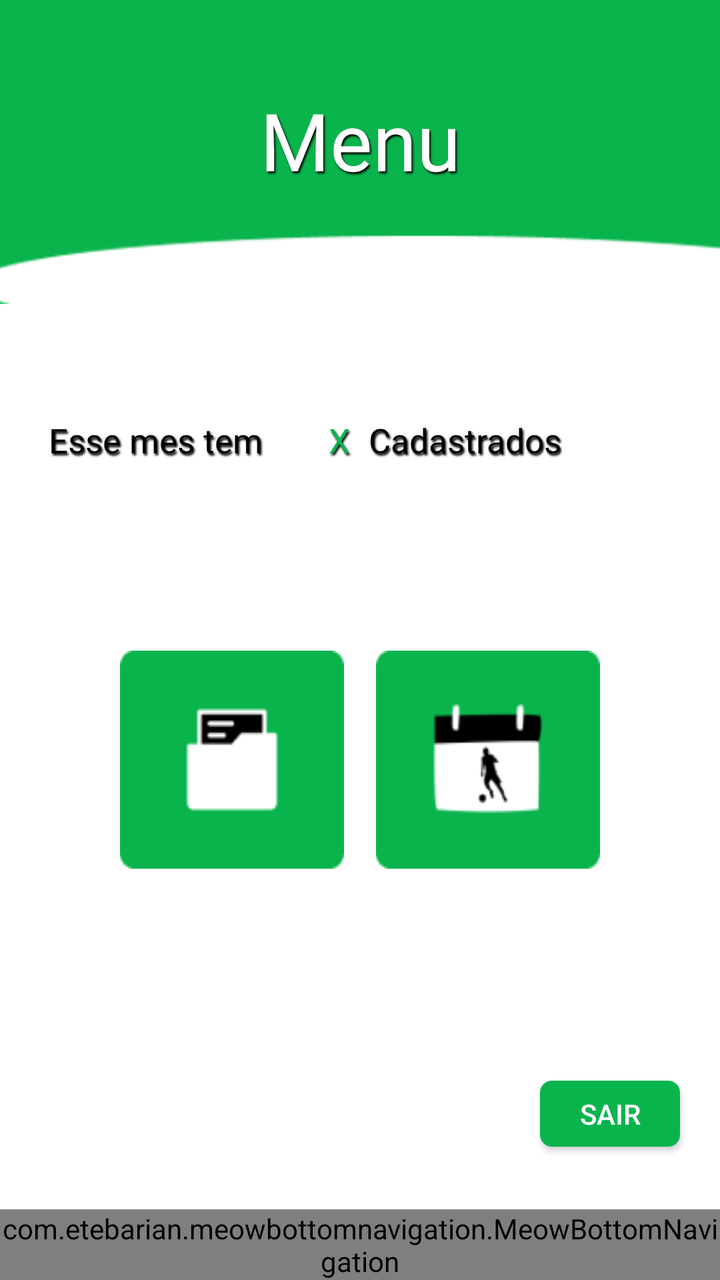
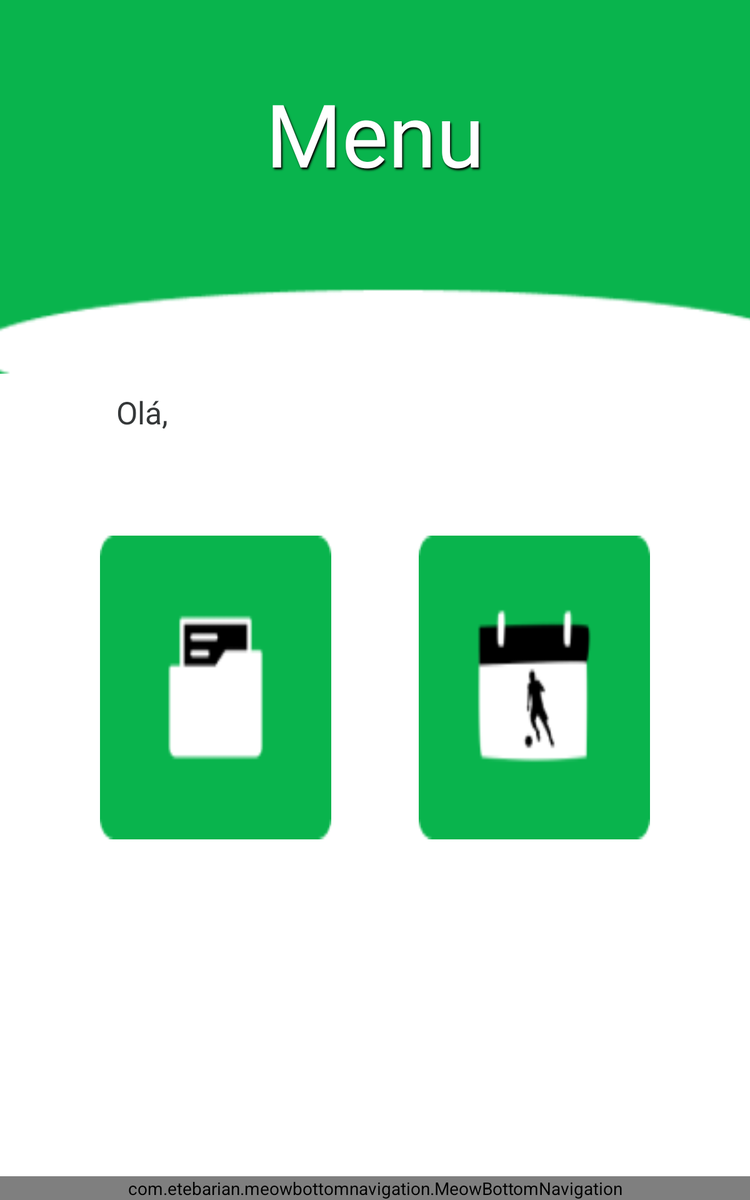

Compare how this app lays out the same screen by default and in its alternative resource folder. The renders come first, then the two layout files and the values they reference.
<!-- AndroidManifest.xml: application theme AppTheme -->
<!-- res/layout/activity_principal.xml -->
<?xml version="1.0" encoding="utf-8"?>
<FrameLayout xmlns:android="http://schemas.android.com/apk/res/android"
    xmlns:app="http://schemas.android.com/apk/res-auto"
    xmlns:tools="http://schemas.android.com/tools"
    android:layout_width="match_parent"
    android:layout_height="match_parent"
    android:background="#FFFFFF"
    tools:context="com.example.CheckTraining1.PrincipalActivity">


    <com.etebarian.meowbottomnavigation.MeowBottomNavigation
        android:id="@+id/bottomNavigation"
        android:layout_width="match_parent"
        android:layout_height="wrap_content"
        android:layout_gravity="bottom"
        app:mbn_backgroundBottomColor="@color/Menucolor"
        app:mbn_circleColor="@color/circleColor"
        app:mbn_countBackgroundColor="@color/countBackgoundColor"
        app:mbn_countTextColor="@color/countTextColor"
        app:mbn_defaultIconColor="@color/defaultIconColor"
        app:mbn_selectedIconColor="#000000"
        >

    </com.etebarian.meowbottomnavigation.MeowBottomNavigation>



    <ImageView
        android:layout_width="112dp"
        android:layout_height="wrap_content"
        android:background="@drawable/cadas"
        android:layout_gravity="center|left"
        android:layout_marginTop="60dp"
        android:layout_marginLeft="60dp"
        />
    <ImageView
        android:layout_width="112dp"
        android:layout_height="wrap_content"
        android:background="@drawable/calend"
        android:layout_marginTop="60dp"
        android:layout_gravity="center|right"
        android:layout_marginRight="60dp"
        />
    <ImageView
        android:layout_width="411dp"
        android:layout_height="152dp"
        android:background="@drawable/cabe"
        app:layout_constraintBottom_toBottomOf="parent"
        app:layout_constraintEnd_toEndOf="parent"
        app:layout_constraintHorizontal_bias="0.0"
        app:layout_constraintStart_toStartOf="parent"
        app:layout_constraintTop_toTopOf="parent"
        app:layout_constraintVertical_bias="0.0"/>

    <TextView
        android:layout_width="206dp"
        android:layout_height="72dp"
        android:fontFamily="@font/coolveticarg"
        android:padding="10dp"
        android:shadowColor="@color/preto"
        android:shadowDx="2"
        android:shadowDy="3"
        android:shadowRadius="2"
        android:text="Menu"
        android:layout_gravity="top|center"
        android:textAlignment="center"
        android:layout_marginTop="100px"
        android:textColor="#FFFFFF"
        android:textSize="40dp"
        app:layout_constraintBottom_toBottomOf="parent"
        app:layout_constraintEnd_toEndOf="parent"
        app:layout_constraintHorizontal_bias="0.497"
        app:layout_constraintStart_toStartOf="parent"
        app:layout_constraintTop_toTopOf="parent"
        app:layout_constraintVertical_bias="0.067" />

    <Button
        android:id="@+id/logout"
        android:layout_width="70dp"
        android:layout_height="33dp"
        android:layout_gravity="bottom|right"
        android:layout_marginBottom="200px"
        android:layout_marginRight="20dp"
        android:background="@drawable/botoes"
        android:text="Sair"
android:textColor="#FFFF"

        app:layout_constraintBottom_toBottomOf="parent"
        app:layout_constraintEnd_toEndOf="parent"
        app:layout_constraintHorizontal_bias="0.948"
        app:layout_constraintStart_toStartOf="parent"
        app:layout_constraintTop_toTopOf="parent"
        app:layout_constraintVertical_bias="0.944" />

    <TextView
    android:id="@+id/textView7"
    android:layout_width="wrap_content"
    android:layout_height="wrap_content"
    android:text="Esse mes tem "
    android:fontFamily="@font/coolveticarg"
    android:textColor="@color/preto"
    android:shadowColor="@color/preto"
    android:shadowDx="2"
    android:shadowDy="3"
    android:shadowRadius="2"
    android:textSize="17dp"
    android:layout_gravity="center"
    android:layout_marginBottom="100dp"
        android:layout_marginRight="100dp"

    />
    <TextView
        android:id="@+id/textVieww"
        android:layout_width="wrap_content"
        android:layout_height="wrap_content"
        android:text=" X "
        android:fontFamily="@font/coolveticarg"
        android:textColor="@color/colorPrimary"
        android:shadowColor="@color/preto"
        android:shadowDx="2"
        android:shadowDy="3"
        android:shadowRadius="2"
        android:textSize="17dp"

        android:layout_gravity="center|left"
        android:layout_marginLeft="160dp"
        android:layout_marginBottom="100dp"


        />
    <TextView
        android:id="@+id/textViewww"
        android:layout_width="wrap_content"
        android:layout_height="wrap_content"
        android:text=" Cadastrados"

        android:fontFamily="@font/coolveticarg"
        android:textColor="@color/preto"
        android:shadowColor="@color/preto"
        android:shadowDx="2"
        android:shadowDy="3"
        android:shadowRadius="2"
        android:textSize="17dp"
        android:layout_gravity="center|left"
        android:layout_marginBottom="100dp"
        android:layout_marginLeft="180dp"


        />


</FrameLayout>
<!-- resources referenced by this layout -->
<resources>
  <color name="Menucolor">#09B44D</color>
  <color name="circleColor">#fff</color>
  <color name="colorPrimary">#09B44D</color>
  <color name="countBackgoundColor">#f45e0b</color>
  <color name="countTextColor">#fff</color>
  <color name="defaultIconColor">#F6f6f6</color>
  <color name="preto"> #000000</color>
  <!-- drawable botoes (drawable) -->
  <?xml version="1.0" encoding="utf-8"?>
  <shape xmlns:android="http://schemas.android.com/apk/res/android">
  <solid android:color="#09B44D"/>
  
      <corners
          android:radius="6dp"/>
  
      <item>
          <layer-list>
              <item android:right="5dp" android:top="5dp">
                  <shape>
                      <corners android:radius="3dp" />
                      <solid android:color="#D6D6D6" />
                  </shape>
              </item>
              <item android:bottom="2dp" android:left="2dp">
                  <shape>
                      <gradient android:angle="270"
                          android:endColor="#E2E2E2" android:startColor="#BABABA" />
                      <stroke android:width="1dp" android:color="#BABABA" />
                      <corners android:radius="4dp" />
                      <padding android:bottom="10dp" android:left="10dp"
                          android:right="10dp" android:top="10dp" />
                  </shape>
              </item>
          </layer-list>
      </item>
  </shape>
  <!-- drawable cabe: png bitmap (drawable, 3457 bytes) -->
  <!-- drawable cadas: png bitmap (drawable, 1285 bytes) -->
  <!-- drawable calend: png bitmap (drawable, 2742 bytes) -->
  <style name="AppTheme" parent="Theme.AppCompat.Light.NoActionBar">
          
          <item name="colorPrimary">@color/colorPrimary</item>
          <item name="colorPrimaryDark">@color/colorPrimaryDark</item>
          <item name="colorAccent">@color/colorAccent</item>
      </style>
  <color name="colorPrimaryDark">#3700B3</color>
  <color name="colorAccent">#03DAC5</color>
</resources>
<!-- res/layout-large/activity_principal.xml (the repository's variant of the layout above) -->
<!-- drawn on a 7-inch tablet held upright -->
<?xml version="1.0" encoding="utf-8"?>
<FrameLayout xmlns:android="http://schemas.android.com/apk/res/android"
    xmlns:app="http://schemas.android.com/apk/res-auto"
    xmlns:tools="http://schemas.android.com/tools"
    android:layout_width="match_parent"
    android:layout_height="match_parent"
    android:background="#FFFFFF"
    tools:context="com.example.CheckTraining1.PrincipalActivity">


    <com.etebarian.meowbottomnavigation.MeowBottomNavigation
        android:id="@+id/bottomNavigation"
        android:layout_width="match_parent"
        android:layout_height="wrap_content"
        android:layout_gravity="bottom"
        app:mbn_backgroundBottomColor="@color/Menucolor"
        app:mbn_circleColor="@color/circleColor"
        app:mbn_countBackgroundColor="@color/countBackgoundColor"
        app:mbn_countTextColor="@color/countTextColor"
        app:mbn_defaultIconColor="@color/defaultIconColor"
        app:mbn_selectedIconColor="#000000">

    </com.etebarian.meowbottomnavigation.MeowBottomNavigation>


    <ImageView
        android:id="@+id/cadastrar"
        android:layout_width="185dp"
        android:layout_height="243dp"
        android:layout_gravity="center|left"
        android:layout_marginLeft="80dp"
        android:layout_marginTop="70dp"
        android:background="@drawable/cadas" />

    <ImageView
        android:id="@+id/calen"
        android:layout_width="185dp"
        android:layout_height="243dp"
        android:layout_gravity="center|right"
        android:layout_marginTop="70dp"
        android:layout_marginRight="80dp"
        android:background="@drawable/calend" />

    <ImageView
        android:layout_width="611dp"
        android:layout_height="299dp"
        android:background="@drawable/cabe"
        app:layout_constraintBottom_toBottomOf="parent"
        app:layout_constraintEnd_toEndOf="parent"
        app:layout_constraintHorizontal_bias="0.0"
        app:layout_constraintStart_toStartOf="parent"
        app:layout_constraintTop_toTopOf="parent"
        app:layout_constraintVertical_bias="0.0" />

    <TextView
        android:layout_width="match_parent"
        android:layout_height="wrap_content"
        android:layout_gravity="top|center"
        android:layout_marginTop="100px"
        android:fontFamily="@font/coolveticarg"
        android:padding="10dp"
        android:shadowColor="@color/preto"
        android:shadowDx="2"
        android:shadowDy="3"
        android:shadowRadius="2"
        android:text="Menu"
        android:textAlignment="center"
        android:textColor="#FFFFFF"
        android:textSize="70dp"
        app:layout_constraintBottom_toBottomOf="parent"
        app:layout_constraintEnd_toEndOf="parent"
        app:layout_constraintHorizontal_bias="0.497"
        app:layout_constraintStart_toStartOf="parent"
        app:layout_constraintTop_toTopOf="parent"
        app:layout_constraintVertical_bias="0.067" />

    <Button
        android:id="@+id/logout"
        android:layout_width="47dp"
        android:layout_height="wrap_content"
        android:layout_marginLeft="20dp"
        android:layout_marginTop="20dp"
        android:background="@drawable/ic_exit_to_app_black_24dp"
        app:layout_constraintBottom_toBottomOf="parent"
        app:layout_constraintEnd_toEndOf="parent"
        app:layout_constraintHorizontal_bias="0.043"
        app:layout_constraintStart_toStartOf="parent"
        app:layout_constraintTop_toTopOf="parent"
        app:layout_constraintVertical_bias="0.056" />

    <TextView
        android:id="@+id/tvuser"
        android:layout_width="wrap_content"
        android:layout_height="wrap_content"
        android:text="Olá,  "
        android:fontFamily="@font/coolveticarg"
        android:textColor="#353839"
        android:textSize="25dp"
        android:layout_gravity="center"
        android:layout_marginBottom="150dp"
android:layout_marginRight="180dp"

        />


</FrameLayout>
<!-- resources referenced by the variant -->
<!-- as a 7-inch tablet held upright resolves them -->
<resources>
  <color name="Menucolor">#09B44D</color>
  <color name="circleColor">#fff</color>
  <color name="countBackgoundColor">#f45e0b</color>
  <color name="countTextColor">#fff</color>
  <color name="defaultIconColor">#F6f6f6</color>
  <color name="preto"> #000000</color>
  <!-- drawable cabe: png bitmap (drawable, 3457 bytes) -->
  <!-- drawable cadas: png bitmap (drawable, 1285 bytes) -->
  <!-- drawable calend: png bitmap (drawable, 2742 bytes) -->
  <style name="AppTheme" parent="Theme.AppCompat.Light.NoActionBar">
          
          <item name="colorPrimary">@color/colorPrimary</item>
          <item name="colorPrimaryDark">@color/colorPrimaryDark</item>
          <item name="colorAccent">@color/colorAccent</item>
      </style>
  <color name="colorPrimary">#09B44D</color>
  <color name="colorPrimaryDark">#3700B3</color>
  <color name="colorAccent">#03DAC5</color>
</resources>
